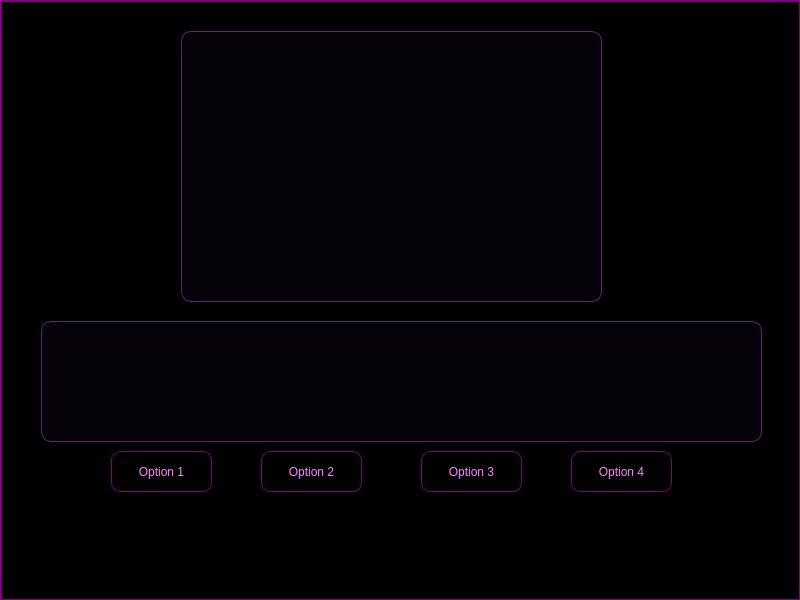
<?xml version="1.0" encoding="UTF-8"?>
<ui version="4.0">
 <class>takecathome</class>
 <widget class="QMainWindow" name="takecathome">
  <property name="geometry">
   <rect>
    <x>0</x>
    <y>0</y>
    <width>800</width>
    <height>600</height>
   </rect>
  </property>
  <property name="windowTitle">
   <string>MainWindow</string>
  </property>
  <property name="styleSheet">
   <string notr="true">QMainWindow {
	color: green;
	background-color: black;
	border: 1px solid purple;
}
QWidget {
    background-color: black;
    border: 1px solid purple;
	color: #ff87ff;
}
QFrame {
    background-color: #06020a;
    border: 1px solid purple;
	border-radius: 10px;
}
QStackedWidget {
    background-color: #06020a;
    border: 2px solid purple;
	color: aqua;
	border-radius: 20px;
}
QPushButton {
	border-radius:9px;
}
QLabel {
	border: 0;
	background-color: None;
	font-size: 19px
}

</string>
  </property>
  <widget class="QWidget" name="centralwidget">
   <widget class="QStackedWidget" name="stackedWidget">
    <property name="geometry">
     <rect>
      <x>0</x>
      <y>0</y>
      <width>801</width>
      <height>601</height>
     </rect>
    </property>
    <property name="styleSheet">
     <string notr="true">QStackedWidget {
    background-color: #06020a;
    border: 0.8px solid purple;
	color: #ff87ff;
	border-radius: 20px;
}</string>
    </property>
    <property name="currentIndex">
     <number>1</number>
    </property>
    <widget class="QWidget" name="home_page">
     <widget class="QLabel" name="game_lable">
      <property name="geometry">
       <rect>
        <x>210</x>
        <y>20</y>
        <width>381</width>
        <height>51</height>
       </rect>
      </property>
      <property name="text">
       <string>Take this absolutely adorable cute cat home!</string>
      </property>
     </widget>
     <widget class="QPushButton" name="credits">
      <property name="geometry">
       <rect>
        <x>321</x>
        <y>281</y>
        <width>161</width>
        <height>41</height>
       </rect>
      </property>
      <property name="text">
       <string>About</string>
      </property>
     </widget>
     <widget class="QPushButton" name="play">
      <property name="geometry">
       <rect>
        <x>321</x>
        <y>159</y>
        <width>161</width>
        <height>41</height>
       </rect>
      </property>
      <property name="text">
       <string>Play!</string>
      </property>
     </widget>
     <widget class="QPushButton" name="settings">
      <property name="geometry">
       <rect>
        <x>321</x>
        <y>220</y>
        <width>161</width>
        <height>41</height>
       </rect>
      </property>
      <property name="text">
       <string>Settings</string>
      </property>
     </widget>
     <widget class="QPushButton" name="achievements">
      <property name="geometry">
       <rect>
        <x>321</x>
        <y>342</y>
        <width>161</width>
        <height>41</height>
       </rect>
      </property>
      <property name="text">
       <string>Achievements</string>
      </property>
     </widget>
     <widget class="QPushButton" name="content_warning">
      <property name="geometry">
       <rect>
        <x>320</x>
        <y>400</y>
        <width>161</width>
        <height>41</height>
       </rect>
      </property>
      <property name="text">
       <string>Content warnings</string>
      </property>
     </widget>
    </widget>
    <widget class="QWidget" name="game_page">
     <property name="styleSheet">
      <string notr="true">QTextBrowser {
	border: 1px solid #622678;
}</string>
     </property>
     <widget class="QTextBrowser" name="main_text">
      <property name="geometry">
       <rect>
        <x>180</x>
        <y>30</y>
        <width>421</width>
        <height>271</height>
       </rect>
      </property>
      <property name="html">
       <string>&lt;!DOCTYPE HTML PUBLIC &quot;-//W3C//DTD HTML 4.0//EN&quot; &quot;http://www.w3.org/TR/REC-html40/strict.dtd&quot;&gt;
&lt;html&gt;&lt;head&gt;&lt;meta name=&quot;qrichtext&quot; content=&quot;1&quot; /&gt;&lt;meta charset=&quot;utf-8&quot; /&gt;&lt;style type=&quot;text/css&quot;&gt;
p, li { white-space: pre-wrap; }
hr { height: 1px; border-width: 0; }
li.unchecked::marker { content: &quot;\2610&quot;; }
li.checked::marker { content: &quot;\2612&quot;; }
&lt;/style&gt;&lt;/head&gt;&lt;body style=&quot; font-family:'Ubuntu'; font-size:10pt; font-weight:400; font-style:normal;&quot;&gt;
&lt;p style=&quot;-qt-paragraph-type:empty; margin-top:0px; margin-bottom:0px; margin-left:0px; margin-right:0px; -qt-block-indent:0; text-indent:0px;&quot;&gt;&lt;br /&gt;&lt;/p&gt;&lt;/body&gt;&lt;/html&gt;</string>
      </property>
     </widget>
     <widget class="QTextBrowser" name="option_text">
      <property name="geometry">
       <rect>
        <x>40</x>
        <y>320</y>
        <width>721</width>
        <height>121</height>
       </rect>
      </property>
      <property name="html">
       <string>&lt;!DOCTYPE HTML PUBLIC &quot;-//W3C//DTD HTML 4.0//EN&quot; &quot;http://www.w3.org/TR/REC-html40/strict.dtd&quot;&gt;
&lt;html&gt;&lt;head&gt;&lt;meta name=&quot;qrichtext&quot; content=&quot;1&quot; /&gt;&lt;meta charset=&quot;utf-8&quot; /&gt;&lt;style type=&quot;text/css&quot;&gt;
p, li { white-space: pre-wrap; }
hr { height: 1px; border-width: 0; }
li.unchecked::marker { content: &quot;\2610&quot;; }
li.checked::marker { content: &quot;\2612&quot;; }
&lt;/style&gt;&lt;/head&gt;&lt;body style=&quot; font-family:'Ubuntu'; font-size:10pt; font-weight:400; font-style:normal;&quot;&gt;
&lt;p style=&quot;-qt-paragraph-type:empty; margin-top:0px; margin-bottom:0px; margin-left:0px; margin-right:0px; -qt-block-indent:0; text-indent:0px;&quot;&gt;&lt;br /&gt;&lt;/p&gt;&lt;/body&gt;&lt;/html&gt;</string>
      </property>
     </widget>
     <widget class="QPushButton" name="option_3">
      <property name="geometry">
       <rect>
        <x>420</x>
        <y>450</y>
        <width>101</width>
        <height>41</height>
       </rect>
      </property>
      <property name="text">
       <string>Option 3</string>
      </property>
     </widget>
     <widget class="QPushButton" name="option_4">
      <property name="geometry">
       <rect>
        <x>570</x>
        <y>450</y>
        <width>101</width>
        <height>41</height>
       </rect>
      </property>
      <property name="text">
       <string>Option 4</string>
      </property>
     </widget>
     <widget class="QPushButton" name="option_1">
      <property name="geometry">
       <rect>
        <x>110</x>
        <y>450</y>
        <width>101</width>
        <height>41</height>
       </rect>
      </property>
      <property name="text">
       <string>Option 1</string>
      </property>
     </widget>
     <widget class="QPushButton" name="option_2">
      <property name="geometry">
       <rect>
        <x>260</x>
        <y>450</y>
        <width>101</width>
        <height>41</height>
       </rect>
      </property>
      <property name="text">
       <string>Option 2</string>
      </property>
     </widget>
    </widget>
    <widget class="QWidget" name="settings_page">
     <widget class="QLabel" name="settings_lable">
      <property name="geometry">
       <rect>
        <x>360</x>
        <y>20</y>
        <width>81</width>
        <height>31</height>
       </rect>
      </property>
      <property name="text">
       <string>Settings</string>
      </property>
     </widget>
     <widget class="QPushButton" name="qqq">
      <property name="geometry">
       <rect>
        <x>360</x>
        <y>450</y>
        <width>80</width>
        <height>41</height>
       </rect>
      </property>
      <property name="styleSheet">
       <string notr="true">QPushButton {
	border: 1px solid darkred;
	color: red;
}</string>
      </property>
      <property name="text">
       <string>???</string>
      </property>
     </widget>
     <widget class="QPushButton" name="back">
      <property name="geometry">
       <rect>
        <x>330</x>
        <y>520</y>
        <width>151</width>
        <height>23</height>
       </rect>
      </property>
      <property name="text">
       <string>return to home page..</string>
      </property>
     </widget>
     <widget class="QCheckBox" name="disableflash">
      <property name="geometry">
       <rect>
        <x>321</x>
        <y>235</y>
        <width>161</width>
        <height>21</height>
       </rect>
      </property>
      <property name="text">
       <string>disable flashing screen</string>
      </property>
     </widget>
     <widget class="QCheckBox" name="fastmode">
      <property name="geometry">
       <rect>
        <x>321</x>
        <y>146</y>
        <width>161</width>
        <height>21</height>
       </rect>
      </property>
      <property name="text">
       <string>fastmode</string>
      </property>
     </widget>
     <widget class="QCheckBox" name="disablecolorchange">
      <property name="geometry">
       <rect>
        <x>321</x>
        <y>324</y>
        <width>161</width>
        <height>21</height>
       </rect>
      </property>
      <property name="text">
       <string>Don't change ui color</string>
      </property>
     </widget>
    </widget>
    <widget class="QWidget" name="about_page">
     <widget class="QTextBrowser" name="about_textbrowser">
      <property name="geometry">
       <rect>
        <x>260</x>
        <y>140</y>
        <width>281</width>
        <height>231</height>
       </rect>
      </property>
      <property name="html">
       <string>&lt;!DOCTYPE HTML PUBLIC &quot;-//W3C//DTD HTML 4.0//EN&quot; &quot;http://www.w3.org/TR/REC-html40/strict.dtd&quot;&gt;
&lt;html&gt;&lt;head&gt;&lt;meta name=&quot;qrichtext&quot; content=&quot;1&quot; /&gt;&lt;meta charset=&quot;utf-8&quot; /&gt;&lt;style type=&quot;text/css&quot;&gt;
p, li { white-space: pre-wrap; }
hr { height: 1px; border-width: 0; }
li.unchecked::marker { content: &quot;\2610&quot;; }
li.checked::marker { content: &quot;\2612&quot;; }
&lt;/style&gt;&lt;/head&gt;&lt;body style=&quot; font-family:'Ubuntu'; font-size:10pt; font-weight:400; font-style:normal;&quot;&gt;
&lt;p align=&quot;center&quot; style=&quot; margin-top:0px; margin-bottom:0px; margin-left:0px; margin-right:0px; -qt-block-indent:0; text-indent:0px;&quot;&gt;A &lt;span style=&quot; font-weight:700;&quot;&gt;cute&lt;/span&gt; game about adopting a cat.&lt;/p&gt;
&lt;p align=&quot;center&quot; style=&quot; margin-top:0px; margin-bottom:0px; margin-left:0px; margin-right:0px; -qt-block-indent:0; text-indent:0px;&quot;&gt;Trust me when I say its just a &lt;span style=&quot; font-weight:700;&quot;&gt;normal&lt;/span&gt; cat ;&amp;gt;&lt;/p&gt;
&lt;p style=&quot;-qt-paragraph-type:empty; margin-top:0px; margin-bottom:0px; margin-left:0px; margin-right:0px; -qt-block-indent:0; text-indent:0px;&quot;&gt;&lt;br /&gt;&lt;/p&gt;
&lt;p align=&quot;center&quot; style=&quot; margin-top:0px; margin-bottom:0px; margin-left:0px; margin-right:0px; -qt-block-indent:0; text-indent:0px;&quot;&gt;And most importantly, really adorable as well!&lt;/p&gt;
&lt;p align=&quot;center&quot; style=&quot; margin-top:0px; margin-bottom:0px; margin-left:0px; margin-right:0px; -qt-block-indent:0; text-indent:0px; -qt-user-state:65536;&quot;&gt;-GloomyCatto&lt;/p&gt;
&lt;p style=&quot;-qt-paragraph-type:empty; margin-top:0px; margin-bottom:0px; margin-left:0px; margin-right:0px; -qt-block-indent:0; text-indent:0px;&quot;&gt;&lt;br /&gt;&lt;/p&gt;
&lt;p align=&quot;center&quot; style=&quot; margin-top:0px; margin-bottom:0px; margin-left:0px; margin-right:0px; -qt-block-indent:0; text-indent:0px;&quot;&gt;This game was made because I’m really, really, really in love with cats!&lt;/p&gt;
&lt;p align=&quot;center&quot; style=&quot; margin-top:0px; margin-bottom:0px; margin-left:0px; margin-right:0px; -qt-block-indent:0; text-indent:0px;&quot;&gt;&lt;br /&gt;Everything, including the story, coding, and more, was done by &lt;span style=&quot; font-weight:700;&quot;&gt;GloomyCatto&lt;/span&gt;.&lt;/p&gt;
&lt;p style=&quot;-qt-paragraph-type:empty; margin-top:0px; margin-bottom:0px; margin-left:0px; margin-right:0px; -qt-block-indent:0; text-indent:0px;&quot;&gt;&lt;br /&gt;&lt;/p&gt;
&lt;p align=&quot;center&quot; style=&quot; margin-top:0px; margin-bottom:0px; margin-left:0px; margin-right:0px; -qt-block-indent:0; text-indent:0px;&quot;&gt;&lt;span style=&quot; font-weight:700;&quot;&gt;Thanks for playing!&lt;/span&gt;&lt;/p&gt;&lt;/body&gt;&lt;/html&gt;</string>
      </property>
     </widget>
     <widget class="QLabel" name="about_lable">
      <property name="geometry">
       <rect>
        <x>320</x>
        <y>30</y>
        <width>151</width>
        <height>31</height>
       </rect>
      </property>
      <property name="text">
       <string>About this game</string>
      </property>
     </widget>
     <widget class="QPushButton" name="back_2">
      <property name="geometry">
       <rect>
        <x>330</x>
        <y>450</y>
        <width>151</width>
        <height>23</height>
       </rect>
      </property>
      <property name="text">
       <string>return to home page..</string>
      </property>
     </widget>
    </widget>
    <widget class="QWidget" name="achievements_page"/>
    <widget class="QWidget" name="content_warn_page">
     <widget class="QLabel" name="content_lable">
      <property name="geometry">
       <rect>
        <x>320</x>
        <y>30</y>
        <width>191</width>
        <height>31</height>
       </rect>
      </property>
      <property name="text">
       <string>Content Warning :&gt;</string>
      </property>
     </widget>
     <widget class="QTextBrowser" name="content_warn_table">
      <property name="geometry">
       <rect>
        <x>150</x>
        <y>70</y>
        <width>501</width>
        <height>371</height>
       </rect>
      </property>
      <property name="html">
       <string>&lt;!DOCTYPE HTML PUBLIC &quot;-//W3C//DTD HTML 4.0//EN&quot; &quot;http://www.w3.org/TR/REC-html40/strict.dtd&quot;&gt;
&lt;html&gt;&lt;head&gt;&lt;meta name=&quot;qrichtext&quot; content=&quot;1&quot; /&gt;&lt;meta charset=&quot;utf-8&quot; /&gt;&lt;style type=&quot;text/css&quot;&gt;
p, li { white-space: pre-wrap; }
hr { height: 1px; border-width: 0; }
li.unchecked::marker { content: &quot;\2610&quot;; }
li.checked::marker { content: &quot;\2612&quot;; }
&lt;/style&gt;&lt;/head&gt;&lt;body style=&quot; font-family:'Ubuntu'; font-size:10pt; font-weight:400; font-style:normal;&quot;&gt;
&lt;p style=&quot; margin-top:0px; margin-bottom:0px; margin-left:0px; margin-right:0px; -qt-block-indent:0; text-indent:0px;&quot;&gt;Abuse / Abusive Relationship(s)&lt;/p&gt;
&lt;p style=&quot; margin-top:0px; margin-bottom:0px; margin-left:0px; margin-right:0px; -qt-block-indent:0; text-indent:0px;&quot;&gt;Agoraphobia&lt;/p&gt;
&lt;p style=&quot; margin-top:0px; margin-bottom:0px; margin-left:0px; margin-right:0px; -qt-block-indent:0; text-indent:0px;&quot;&gt;Amnesia&lt;/p&gt;
&lt;p style=&quot; margin-top:0px; margin-bottom:0px; margin-left:0px; margin-right:0px; -qt-block-indent:0; text-indent:0px;&quot;&gt;Animal Abuse&lt;/p&gt;
&lt;p style=&quot; margin-top:0px; margin-bottom:0px; margin-left:0px; margin-right:0px; -qt-block-indent:0; text-indent:0px;&quot;&gt;Animal Death&lt;/p&gt;
&lt;p style=&quot; margin-top:0px; margin-bottom:0px; margin-left:0px; margin-right:0px; -qt-block-indent:0; text-indent:0px;&quot;&gt;Animals/Monsters Eating Humans&lt;/p&gt;
&lt;p style=&quot; margin-top:0px; margin-bottom:0px; margin-left:0px; margin-right:0px; -qt-block-indent:0; text-indent:0px;&quot;&gt;Anxiety / Social Anxiety&lt;/p&gt;
&lt;p style=&quot; margin-top:0px; margin-bottom:0px; margin-left:0px; margin-right:0px; -qt-block-indent:0; text-indent:0px;&quot;&gt;Body Horror&lt;/p&gt;
&lt;p style=&quot; margin-top:0px; margin-bottom:0px; margin-left:0px; margin-right:0px; -qt-block-indent:0; text-indent:0px;&quot;&gt;Body Injury&lt;/p&gt;
&lt;p style=&quot; margin-top:0px; margin-bottom:0px; margin-left:0px; margin-right:0px; -qt-block-indent:0; text-indent:0px;&quot;&gt;Cannibalism&lt;/p&gt;
&lt;p style=&quot; margin-top:0px; margin-bottom:0px; margin-left:0px; margin-right:0px; -qt-block-indent:0; text-indent:0px;&quot;&gt;Child Abuse (Minor Mention/Hint Of)&lt;/p&gt;
&lt;p style=&quot; margin-top:0px; margin-bottom:0px; margin-left:0px; margin-right:0px; -qt-block-indent:0; text-indent:0px;&quot;&gt;Cosmic Horror&lt;/p&gt;
&lt;p style=&quot; margin-top:0px; margin-bottom:0px; margin-left:0px; margin-right:0px; -qt-block-indent:0; text-indent:0px;&quot;&gt;Dead Bodies &amp;amp; Body Parts&lt;/p&gt;
&lt;p style=&quot; margin-top:0px; margin-bottom:0px; margin-left:0px; margin-right:0px; -qt-block-indent:0; text-indent:0px;&quot;&gt;Death / Dying&lt;/p&gt;
&lt;p style=&quot; margin-top:0px; margin-bottom:0px; margin-left:0px; margin-right:0px; -qt-block-indent:0; text-indent:0px;&quot;&gt;Decapitation&lt;/p&gt;
&lt;p style=&quot; margin-top:0px; margin-bottom:0px; margin-left:0px; margin-right:0px; -qt-block-indent:0; text-indent:0px;&quot;&gt;Depression&lt;/p&gt;
&lt;p style=&quot; margin-top:0px; margin-bottom:0px; margin-left:0px; margin-right:0px; -qt-block-indent:0; text-indent:0px;&quot;&gt;Dissociation&lt;/p&gt;
&lt;p style=&quot; margin-top:0px; margin-bottom:0px; margin-left:0px; margin-right:0px; -qt-block-indent:0; text-indent:0px;&quot;&gt;Doll Animation&lt;/p&gt;
&lt;p style=&quot; margin-top:0px; margin-bottom:0px; margin-left:0px; margin-right:0px; -qt-block-indent:0; text-indent:0px;&quot;&gt;Emotional Abuse&lt;/p&gt;
&lt;p style=&quot; margin-top:0px; margin-bottom:0px; margin-left:0px; margin-right:0px; -qt-block-indent:0; text-indent:0px;&quot;&gt;Entrapment&lt;/p&gt;
&lt;p style=&quot; margin-top:0px; margin-bottom:0px; margin-left:0px; margin-right:0px; -qt-block-indent:0; text-indent:0px;&quot;&gt;Hallucinations&lt;/p&gt;
&lt;p style=&quot; margin-top:0px; margin-bottom:0px; margin-left:0px; margin-right:0px; -qt-block-indent:0; text-indent:0px;&quot;&gt;Heart Attack&lt;/p&gt;
&lt;p style=&quot; margin-top:0px; margin-bottom:0px; margin-left:0px; margin-right:0px; -qt-block-indent:0; text-indent:0px;&quot;&gt;Intrusive Thoughts&lt;/p&gt;
&lt;p style=&quot; margin-top:0px; margin-bottom:0px; margin-left:0px; margin-right:0px; -qt-block-indent:0; text-indent:0px;&quot;&gt;Isolation&lt;/p&gt;
&lt;p style=&quot; margin-top:0px; margin-bottom:0px; margin-left:0px; margin-right:0px; -qt-block-indent:0; text-indent:0px;&quot;&gt;Kidnapping / Abduction&lt;/p&gt;
&lt;p style=&quot; margin-top:0px; margin-bottom:0px; margin-left:0px; margin-right:0px; -qt-block-indent:0; text-indent:0px;&quot;&gt;Loss of Vision&lt;/p&gt;
&lt;p style=&quot; margin-top:0px; margin-bottom:0px; margin-left:0px; margin-right:0px; -qt-block-indent:0; text-indent:0px;&quot;&gt;Manipulation / Gaslighting&lt;/p&gt;
&lt;p style=&quot; margin-top:0px; margin-bottom:0px; margin-left:0px; margin-right:0px; -qt-block-indent:0; text-indent:0px;&quot;&gt;Mental Illness&lt;/p&gt;
&lt;p style=&quot; margin-top:0px; margin-bottom:0px; margin-left:0px; margin-right:0px; -qt-block-indent:0; text-indent:0px;&quot;&gt;Mind Control&lt;/p&gt;
&lt;p style=&quot; margin-top:0px; margin-bottom:0px; margin-left:0px; margin-right:0px; -qt-block-indent:0; text-indent:0px;&quot;&gt;Murder&lt;/p&gt;
&lt;p style=&quot; margin-top:0px; margin-bottom:0px; margin-left:0px; margin-right:0px; -qt-block-indent:0; text-indent:0px;&quot;&gt;Paranoia&lt;/p&gt;
&lt;p style=&quot; margin-top:0px; margin-bottom:0px; margin-left:0px; margin-right:0px; -qt-block-indent:0; text-indent:0px;&quot;&gt;Poison / Venom&lt;/p&gt;
&lt;p style=&quot; margin-top:0px; margin-bottom:0px; margin-left:0px; margin-right:0px; -qt-block-indent:0; text-indent:0px;&quot;&gt;Psychological Horror&lt;/p&gt;
&lt;p style=&quot; margin-top:0px; margin-bottom:0px; margin-left:0px; margin-right:0px; -qt-block-indent:0; text-indent:0px;&quot;&gt;Scary / Disturbing Images &amp;amp; Messages&lt;/p&gt;
&lt;p style=&quot; margin-top:0px; margin-bottom:0px; margin-left:0px; margin-right:0px; -qt-block-indent:0; text-indent:0px;&quot;&gt;Scopophobia&lt;/p&gt;
&lt;p style=&quot; margin-top:0px; margin-bottom:0px; margin-left:0px; margin-right:0px; -qt-block-indent:0; text-indent:0px;&quot;&gt;Self-harm&lt;/p&gt;
&lt;p style=&quot; margin-top:0px; margin-bottom:0px; margin-left:0px; margin-right:0px; -qt-block-indent:0; text-indent:0px;&quot;&gt;Stalking&lt;/p&gt;
&lt;p style=&quot; margin-top:0px; margin-bottom:0px; margin-left:0px; margin-right:0px; -qt-block-indent:0; text-indent:0px;&quot;&gt;Suicide / Suicidal Ideation&lt;/p&gt;
&lt;p style=&quot; margin-top:0px; margin-bottom:0px; margin-left:0px; margin-right:0px; -qt-block-indent:0; text-indent:0px;&quot;&gt;Tense Situations / Gameplay&lt;/p&gt;
&lt;p style=&quot; margin-top:0px; margin-bottom:0px; margin-left:0px; margin-right:0px; -qt-block-indent:0; text-indent:0px;&quot;&gt;Thalassophobia&lt;/p&gt;
&lt;p style=&quot; margin-top:0px; margin-bottom:0px; margin-left:0px; margin-right:0px; -qt-block-indent:0; text-indent:0px;&quot;&gt;Violence&lt;/p&gt;
&lt;p style=&quot; margin-top:0px; margin-bottom:0px; margin-left:0px; margin-right:0px; -qt-block-indent:0; text-indent:0px;&quot;&gt;Vomiting&lt;/p&gt;&lt;/body&gt;&lt;/html&gt;</string>
      </property>
     </widget>
     <widget class="QTextBrowser" name="fun_table">
      <property name="geometry">
       <rect>
        <x>260</x>
        <y>450</y>
        <width>256</width>
        <height>91</height>
       </rect>
      </property>
      <property name="html">
       <string>&lt;!DOCTYPE HTML PUBLIC &quot;-//W3C//DTD HTML 4.0//EN&quot; &quot;http://www.w3.org/TR/REC-html40/strict.dtd&quot;&gt;
&lt;html&gt;&lt;head&gt;&lt;meta name=&quot;qrichtext&quot; content=&quot;1&quot; /&gt;&lt;meta charset=&quot;utf-8&quot; /&gt;&lt;style type=&quot;text/css&quot;&gt;
p, li { white-space: pre-wrap; }
hr { height: 1px; border-width: 0; }
li.unchecked::marker { content: &quot;\2610&quot;; }
li.checked::marker { content: &quot;\2612&quot;; }
&lt;/style&gt;&lt;/head&gt;&lt;body style=&quot; font-family:'Ubuntu'; font-size:10pt; font-weight:400; font-style:normal;&quot;&gt;
&lt;p align=&quot;center&quot; style=&quot; margin-top:0px; margin-bottom:0px; margin-left:0px; margin-right:0px; -qt-block-indent:0; text-indent:0px;&quot;&gt;Trust me, and feel free to ignore these.&lt;/p&gt;
&lt;p align=&quot;center&quot; style=&quot; margin-top:0px; margin-bottom:0px; margin-left:0px; margin-right:0px; -qt-block-indent:0; text-indent:0px;&quot;&gt;:&amp;gt;&amp;gt;&lt;/p&gt;
&lt;p align=&quot;center&quot; style=&quot; margin-top:0px; margin-bottom:0px; margin-left:0px; margin-right:0px; -qt-block-indent:0; text-indent:0px;&quot;&gt;totally not something you have to worry about.&lt;/p&gt;
&lt;p align=&quot;center&quot; style=&quot; margin-top:0px; margin-bottom:0px; margin-left:0px; margin-right:0px; -qt-block-indent:0; text-indent:0px;&quot;&gt;just relax and enjoy the game!&lt;/p&gt;&lt;/body&gt;&lt;/html&gt;</string>
      </property>
     </widget>
     <widget class="QPushButton" name="back_3">
      <property name="geometry">
       <rect>
        <x>310</x>
        <y>560</y>
        <width>151</width>
        <height>23</height>
       </rect>
      </property>
      <property name="text">
       <string>return to home page..</string>
      </property>
     </widget>
    </widget>
   </widget>
  </widget>
 </widget>
 <resources/>
 <connections/>
</ui>
